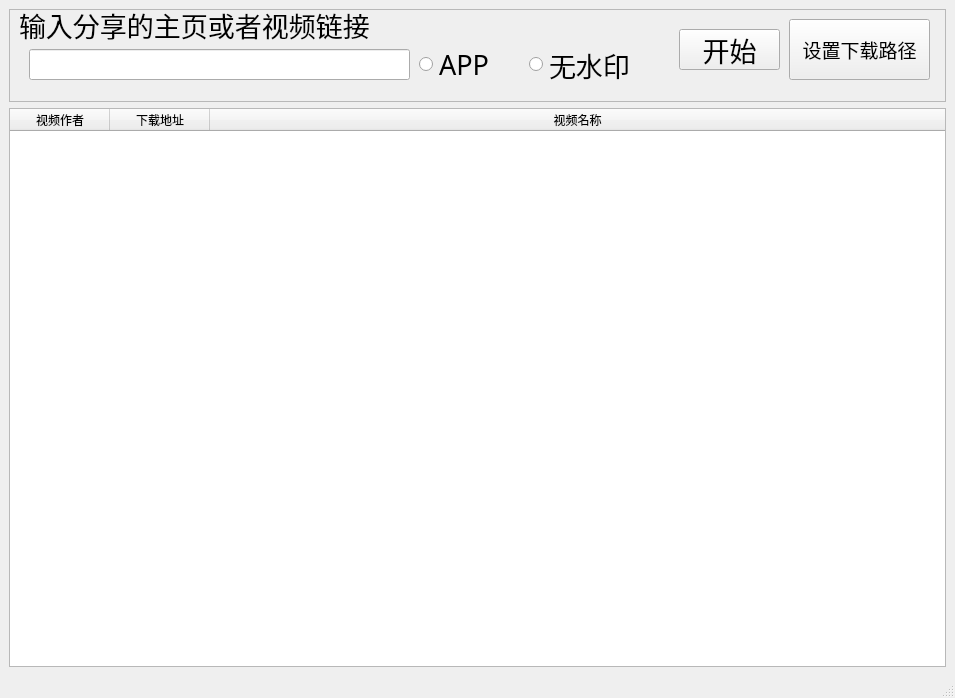
<?xml version="1.0" encoding="UTF-8"?>
<ui version="4.0">
 <class>MainWindow</class>
 <widget class="QMainWindow" name="MainWindow">
  <property name="geometry">
   <rect>
    <x>0</x>
    <y>0</y>
    <width>955</width>
    <height>698</height>
   </rect>
  </property>
  <property name="windowTitle">
   <string>抖音短视频</string>
  </property>
  <widget class="QWidget" name="centralwidget">
   <layout class="QVBoxLayout" name="verticalLayout" stretch="1,6">
    <item>
     <widget class="QFrame" name="frame">
      <property name="maximumSize">
       <size>
        <width>16777215</width>
        <height>16777215</height>
       </size>
      </property>
      <property name="baseSize">
       <size>
        <width>200</width>
        <height>400</height>
       </size>
      </property>
      <property name="font">
       <font>
        <family>华文行楷</family>
        <pointsize>20</pointsize>
       </font>
      </property>
      <property name="frameShape">
       <enum>QFrame::StyledPanel</enum>
      </property>
      <property name="frameShadow">
       <enum>QFrame::Raised</enum>
      </property>
      <property name="lineWidth">
       <number>4</number>
      </property>
      <property name="midLineWidth">
       <number>2</number>
      </property>
      <widget class="QLineEdit" name="E_shuru">
       <property name="geometry">
        <rect>
         <x>20</x>
         <y>40</y>
         <width>381</width>
         <height>31</height>
        </rect>
       </property>
      </widget>
      <widget class="QLabel" name="label">
       <property name="geometry">
        <rect>
         <x>10</x>
         <y>0</y>
         <width>451</width>
         <height>31</height>
        </rect>
       </property>
       <property name="text">
        <string>输入分享的主页或者视频链接</string>
       </property>
      </widget>
      <widget class="QRadioButton" name="QB_APP">
       <property name="geometry">
        <rect>
         <x>410</x>
         <y>40</y>
         <width>111</width>
         <height>31</height>
        </rect>
       </property>
       <property name="text">
        <string>APP</string>
       </property>
       <property name="autoExclusive">
        <bool>false</bool>
       </property>
      </widget>
      <widget class="QRadioButton" name="QB_logo">
       <property name="geometry">
        <rect>
         <x>520</x>
         <y>40</y>
         <width>141</width>
         <height>31</height>
        </rect>
       </property>
       <property name="text">
        <string>无水印</string>
       </property>
       <property name="autoExclusive">
        <bool>false</bool>
       </property>
      </widget>
      <widget class="QPushButton" name="PB_kaishi">
       <property name="geometry">
        <rect>
         <x>670</x>
         <y>20</y>
         <width>101</width>
         <height>41</height>
        </rect>
       </property>
       <property name="text">
        <string>开始</string>
       </property>
      </widget>
      <widget class="QPushButton" name="save_pb">
       <property name="geometry">
        <rect>
         <x>780</x>
         <y>10</y>
         <width>141</width>
         <height>61</height>
        </rect>
       </property>
       <property name="font">
        <font>
         <family>华文行楷</family>
         <pointsize>14</pointsize>
        </font>
       </property>
       <property name="text">
        <string>设置下载路径</string>
       </property>
      </widget>
     </widget>
    </item>
    <item>
     <widget class="QTableWidget" name="tableWidget">
      <attribute name="horizontalHeaderStretchLastSection">
       <bool>true</bool>
      </attribute>
      <attribute name="verticalHeaderCascadingSectionResizes">
       <bool>false</bool>
      </attribute>
      <column>
       <property name="text">
        <string>视频作者</string>
       </property>
      </column>
      <column>
       <property name="text">
        <string>下载地址</string>
       </property>
      </column>
      <column>
       <property name="text">
        <string>视频名称</string>
       </property>
      </column>
     </widget>
    </item>
   </layout>
  </widget>
  <widget class="QStatusBar" name="statusbar"/>
 </widget>
 <resources/>
 <connections>
  <connection>
   <sender>PB_kaishi</sender>
   <signal>clicked()</signal>
   <receiver>MainWindow</receiver>
   <slot>smain()</slot>
   <hints>
    <hint type="sourcelabel">
     <x>725</x>
     <y>50</y>
    </hint>
    <hint type="destinationlabel">
     <x>850</x>
     <y>91</y>
    </hint>
   </hints>
  </connection>
  <connection>
   <sender>tableWidget</sender>
   <signal>cellClicked(int,int)</signal>
   <receiver>MainWindow</receiver>
   <slot>smain()</slot>
   <hints>
    <hint type="sourcelabel">
     <x>717</x>
     <y>657</y>
    </hint>
    <hint type="destinationlabel">
     <x>740</x>
     <y>666</y>
    </hint>
   </hints>
  </connection>
 </connections>
 <slots>
  <slot>smain()</slot>
  <slot>cellClicked_TBW()</slot>
 </slots>
</ui>
